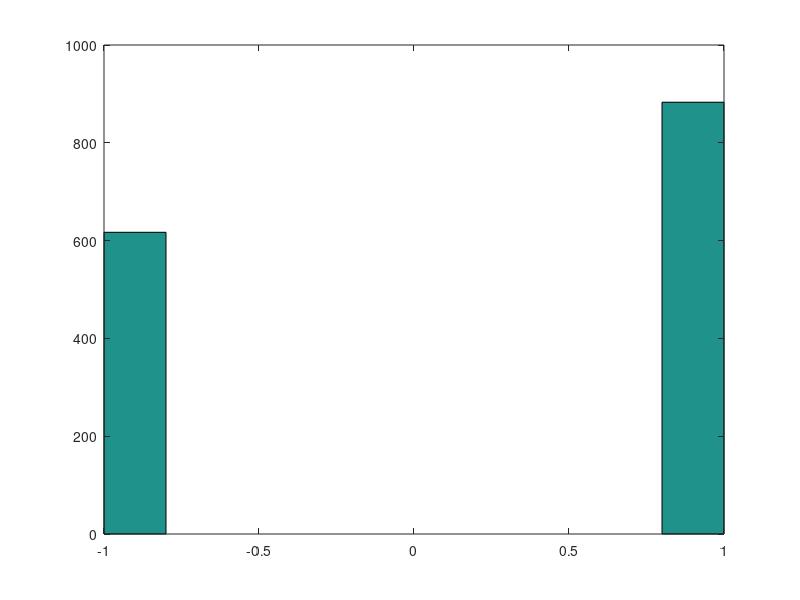

Recreate this plot in MATLAB. (Note: this script raises an error after producing the figure.)
clear all;

load('Moscow_classification')

% step 2 = feature extraction :  analyze the variable, convert some of 
% them (maybe?), perform PCA for dimensionality reduction ? unsupervised
% clustering ?
%pca(X_train)
hist(y_train)
%plot(X_train(:,60),y_train,'.');
figure;
%plot(X_train(:,11),y_train,'.');

X_train(:,28) = [];
X_train(:,25) = [];
X_train(:,23) = [];
X_train(:,15) = [];
X_train(:,10) = [];
X_train(:,6) = [];
X_train(:,4) = [];
X_train(:,1) = [];

%pause(2)
[~,D] = size(X_train);

for i = 1:D
    meanX = mean(X_train(:,i));
    X_train(:,i) = X_train(:,i) - meanX;
    stdX = std(X_train(:,i));
    X_train(:,i) = X_train(:,i)./stdX;

end

% step 1 = feature importance: compute correlation coefficient of each 
% variable to determine which are useful
corrcoef(X_train(:,1), y_train)
corrcoef(X_train(:,2), y_train)

coefs = corrcoef([X_train y_train]); % last line has coeff correlation of X against y
coefs = [abs(coefs(end,1:end-1)) ; 1:(length(coefs)-1)]'
sortrows(coefs)
pause(2)
%[~,I] = sort(coefs(:,2))
%coefs = coefs(:,I)

%coefs = 

% step 3 = feature selection: use importance to discard some ;
% regularization methods like LASSO or ridge regression

% step 4 = feature engineering, creates feature based on underlying raw
% data (difficult)

% step 5 = feature learning: mmh too complex


x_reg_train = X_train;
y_reg_train = y_train;
x_reg_test = X_test;
[~,D] = size(x_reg_train);
for i = 1:D
    meanX = mean(x_reg_train(:,i));
    x_reg_train(:,i) = x_reg_train(:,i) - meanX;
    stdX = std(x_reg_train(:,i));
    x_reg_train(:,i) = x_reg_train(:,i)./stdX;
    
    %figure(i);
    %plot(x_reg_train(:,i),y_reg_train,'.');
    %hold on
    
    meanX_test = mean(x_reg_test(:,i));
    x_reg_test(:,i) = x_reg_test(:,i) - meanX_test;
    stdX_test = std(x_reg_test(:,i));
    x_reg_test(:,i) = x_reg_test(:,i)./stdX_test;
end
%hold off;
figure(1);
plot(x_reg_train(:,11)+x_reg_train(:,56),y_reg_train,'.');

% plot of X data
%boxplot(X_train)
%%
% plot of X data centered
X_train_centered = X_train;
for i = 1:D
    meanX = mean(X_train_centered(:,i));
    X_train_centered(:,i) = X_train_centered(:,i) - meanX;
end
boxplot(X_train_centered)
hist(y_train)


%hist(X_train)
unique(X_train(:,3)) %4
unique(X_train(:,14)) % 2
unique(X_train(:,20)) % 3
unique(X_train(:,26)) % 2
unique(X_train(:,32)) % 4
unique(X_train(:,34)) % 3
unique(X_train(:,45)) % 4
unique(X_train(:,49)) % 2
unique(X_train(:,64)) % 2
unique(X_train(:,65)) % 2
% regression: 5x2, 2x3, 3x4

%---
% load('Moscow_classification')
% 
% coefs = corrcoef([X_train y_train]); % last line has coeff correlation of X against y
% coefs = [coefs(end,1:end-1) ; 1:(length(coefs)-1)]'
% sortrows(coefs)
% 
% x_cl_train = X_train;
% y_cl_train = y_train;
% x_cl_test = X_test;
% [~,D] = size(x_cl_train);
% for i = 1:D
%     meanX = mean(x_cl_train(:,i));
%     x_cl_train(:,i) = x_cl_train(:,i) - meanX;
%     stdX = std(x_cl_train(:,i));
%     x_cl_train(:,i) = x_cl_train(:,i)./stdX;
%     
%     meanX_test = mean(x_cl_test(:,i));
%     x_cl_test(:,i) = x_cl_test(:,i) - meanX_test;
%     stdX_test = std(x_cl_test(:,i));
%     x_cl_test(:,i) = x_cl_test(:,i)./stdX_test;
% end
% 
% %hist(X_train)
% % unique(X_train(:,3)) %4
% % unique(X_train(:,14)) % 2
% % unique(X_train(:,20)) % 3
% % unique(X_train(:,26)) % 2
% % unique(X_train(:,32)) % 4
% % unique(X_train(:,34)) % 3
% % unique(X_train(:,45)) % 4
% % unique(X_train(:,49)) % 2
% % unique(X_train(:,64)) % 2
% % unique(X_train(:,65)) % 2
% % regression: 5x2, 2x3, 3x4